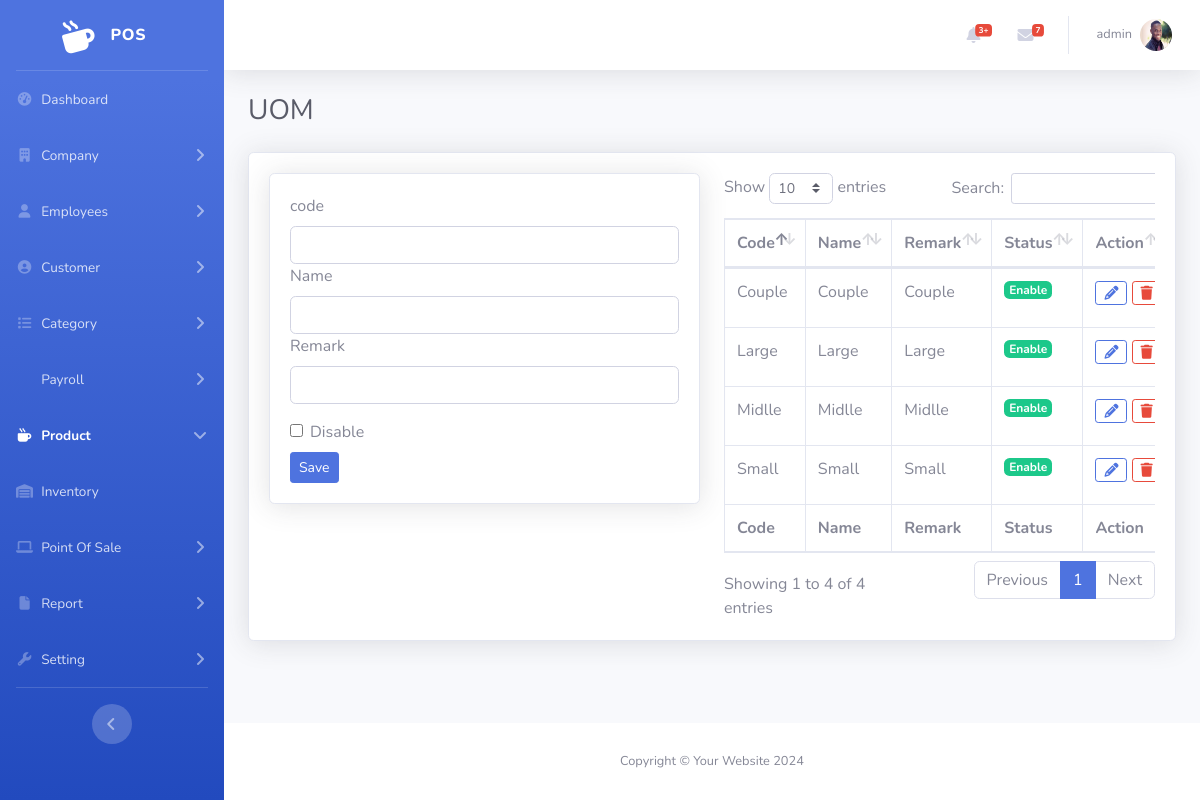
The page /admin/uom.php (signed in) on the database its author committed.
### tables this page shows
CREATE TABLE `user` (
  `Id` int(11) NOT NULL,
  `OutletId` int(11) DEFAULT NULL,
  `EmployeeId` int(11) DEFAULT NULL,
  `RoleId` int(11) DEFAULT NULL,
  `Username` varchar(120) NOT NULL,
  `Password` varchar(255) NOT NULL,
  `ActivedAt` datetime DEFAULT NULL,
  `Status` tinyint(1) DEFAULT 1,
  `CreateBy` int(11) DEFAULT NULL,
  `CreateAt` timestamp NOT NULL DEFAULT current_timestamp(),
  `UpdateAt` datetime DEFAULT NULL
);

CREATE TABLE `employee` (
  `Id` int(11) NOT NULL,
  `OutletId` int(11) DEFAULT NULL,
  `Firstname` varchar(120) NOT NULL,
  `Lastname` varchar(120) NOT NULL,
  `Gender` tinyint(1) NOT NULL,
  `Dob` datetime DEFAULT NULL,
  `Email` varchar(120) DEFAULT NULL,
  `Tel` varchar(18) NOT NULL,
  `Salary` decimal(6,2) DEFAULT 0.00,
  `Currency` int(11) DEFAULT 1,
  `Position` varchar(120) NOT NULL,
  `Image` varchar(255) DEFAULT NULL,
  `Status` tinyint(1) DEFAULT 1,
  `JoinAT` datetime DEFAULT NULL,
  `ResignAt` datetime DEFAULT NULL,
  `ReasonResign` text DEFAULT NULL,
  `CreateBy` int(11) DEFAULT NULL,
  `CreateAt` timestamp NOT NULL DEFAULT current_timestamp(),
  `UpdateAt` datetime DEFAULT NULL
);

CREATE TABLE `uom` (
  `Id` int(11) NOT NULL,
  `Code` varchar(120) NOT NULL,
  `Name` varchar(120) DEFAULT NULL,
  `Remark` varchar(255) DEFAULT NULL,
  `Status` tinyint(1) DEFAULT 1,
  `CreateAt` timestamp NOT NULL DEFAULT current_timestamp(),
  `UpdateAt` datetime DEFAULT NULL
);

### admin/uom.php (the view, shortened to what this page needs)
<?php
include('function_uom.php');
?>
<!DOCTYPE html>
<html lang="en">
<head>
    <link href="vendor/fontawesome-free/css/all.min.css" rel="stylesheet" type="text/css">
    <link rel="stylesheet" href="https://cdnjs.cloudflare.com/ajax/libs/font-awesome/6.5.2/css/all.min.css" />
    <link href="css/sb-admin-2.min.css" rel="stylesheet">
    <link href="vendor/datatables/dataTables.bootstrap4.min.css" rel="stylesheet">
</head>
<body id="page-top">
    <div id="wrapper">
        <?php include './include/sidebar.php' ?>
        <div id="content-wrapper" class="d-flex flex-column">
            <div id="content">
                <?php include './include/topbar.php' ?>
                <div class="container-fluid">
                    <div class="d-sm-flex align-items-center justify-content-between mb-4">
                        <h1 class="h3 mb-0 text-gray-800">UOM</h1>
                    </div>
                    <div class="card shadow mb-4">
                        <div class="card-body">
                            <div class="row">
                                <div class="col-6">
                                    <form method="post" enctype="multipart/form-data">
                                    <?php
                                    if (isset($_REQUEST['Id'])) {
                                        $uomId = $_REQUEST['Id'];
                                        update();
                                        $rowFrm = $conn->query("SELECT * FROM `uom` WHERE Id=$uomId")->fetch_assoc();
                                    } else {
                                        $rowFrm = array("Name" => "", "Code" => "", "Remark" => "",);
                                    }
                                    ?>
                                        <div class="card shadow mb-4">
                                            <div class="card-body">
                                                <label for="Code">code</label>
                                                <input type="text" class="form-control" name="txtcode" required value="<?php echo '' . $rowFrm['Code'] . '' ?>">
                                                <label for="Name">Name</label>
                                                <input type="text" class="form-control" name="txtname" value="<?php echo '' . $rowFrm['Name'] . '' ?>">
                                                <label for="Remark">Remark</label>
                                                <input type="text" class="form-control" name="txtremark" value="<?php echo '' . $rowFrm['Remark'] . '' ?>">
                                                <div class="form-check form-switch ms-4 mt-3">
                                                    <input class="form-check-input" type="checkbox" role="switch" id="status">
                                                    <label class="form-check-label mb-2" for="status">Disable</label>
                                                </div>
                                                <?php
                                                if (isset($_REQUEST['Id'])) {
                                                    echo '
                                                        <input type="submit" value="UPDATE" class="btn btn-success btn-sm" name="btnUpdate">
                                                        <a href="uom.php" class="btn btn-info btn-sm"> NEW </a>
                                                    ';
                                                } else {
                                                    echo '
                                                        <button type="submit" class="btn btn-primary btn-sm" name="btnAdd">Save</button>
                                                        ';
                                                }
                                                ?>
                                            </div>
                                        </div>
                                    </form>
                                </div>
                                <div class="col-6">
                                    <div class="table-responsive">
                                        <table class="table table-bordered" id="dataTable" width="100%" cellspacing="0">
                                            <thead>
                                                <tr>
                                                    <th>Code</th>
                                                    <th>Name</th>
                                                    <th>Remark</th>
                                                    <th>Status</th>
                                                    <th>Action</th>
                                                </tr>
                                            </thead>
                                            <tfoot>
                                                <tr>
                                                    <th>Code</th>
                                                    <th>Name</th>
                                                    <th>Remark</th>
                                                    <th>Status</th>
                                                    <th>Action</th>
                                                </tr>
                                            </tfoot>
                                            <tbody>
                                                <?php
                                                $sqlPro = "SELECT * FROM `uom`";
                                                $item = $conn->query($sqlPro);
                                                ?>
                                                <?php foreach ($item as $rowuom) :
                                                ?>
                                                    <tr>
                                                        <td><?= $rowuom['Code'] ?></td>
                                                        <td><?= $rowuom['Name'] ?></td>
                                                        <td><?= $rowuom['Remark'] ?></td>
                                                        <td>
                                                            <?php
                                                            if ($rowuom['Status'] == 1) {
                                                                echo '<p><a href="statusUOM.php?Id=' . $rowuom['Id'] . '&Status=0" class="badge badge-lg badge-success text-white">Enable</a></p>';
                                                            } else {
                                                                echo '<p><a href="statusUOM.php?Id=' . $rowuom['Id'] . '&Status=1" class="badge badge-secondary badge-lg text-white">Disable</a></p>';
                                                            }
                                                            ?>
                                                        </td>
                                                        <td>
                                                            <a href="uom.php?Id=<?= $rowuom['Id'] ?>" class="btn btn-outline-primary btn-sm "><i class="fa fa-pencil"></i></a>
                                                            <a href="uom.php?delId=<?= $rowuom['Id'] ?>" class="btn btn-outline-danger btn-sm"><i class="fas fa-trash"></i></a>
                                                        </td>
                                                    </tr>
                                                <?php endforeach ?>
                                            </tbody>
                                        </table>
                                    </div>
                                </div>
                            </div>
                        </div>
                    </div>
                </div>
            </div>
            <?php include './include/footer.php' ?>
        </div>
    </div>
</body>
</html>

### admin/include/topbar.php (shortened to what this page needs)
<?php
include('../admin/cn.php');
?>
<nav class="navbar navbar-expand navbar-light bg-white topbar mb-4 static-top shadow">
    <ul class="navbar-nav ml-auto">
        <li class="nav-item dropdown no-arrow mx-1">
            <a class="nav-link dropdown-toggle" href="#" id="alertsDropdown" role="button" data-toggle="dropdown" aria-haspopup="true" aria-expanded="false">
                <i class="fas fa-bell fa-fw"></i>
                <span class="badge badge-danger badge-counter">3+</span>
            </a>
        </li>
        <li class="nav-item dropdown no-arrow mx-1">
            <a class="nav-link dropdown-toggle" href="#" id="messagesDropdown" role="button" data-toggle="dropdown" aria-haspopup="true" aria-expanded="false">
                <i class="fas fa-envelope fa-fw"></i>
                <span class="badge badge-danger badge-counter">7</span>
            </a>
        </li>
        <?php
        $id = $_SESSION['session'];
        $sql = "SELECT * FROM `user` WHERE `Id` = '$id'";
        $rs = $conn->query($sql);
        $row = mysqli_fetch_assoc($rs);
        $Profile = $conn->query("SELECT * FROM `Employee` WHERE Id=" . $row['EmployeeId'])->fetch_assoc();
        ?>
        <li class="nav-item dropdown no-arrow">
            <a class="nav-link dropdown-toggle" href="#" id="userDropdown" role="button" data-toggle="dropdown" aria-haspopup="true" aria-expanded="false">
                <span class="mr-2 d-none d-lg-inline text-gray-600 small"><?php echo $row['Username'] ?></span>
                <img class="img-profile rounded-circle" src="../admin/ImageEmp/<?php echo $Profile['Image'] ?>" id="imgInp">
            </a>
        </li>
    </ul>
</nav>

### rows shown on the page
user: Username "admin"
employee: Image (picture)
uom: Code "Small", Name "Small", Remark "Small"
uom: Code "Midlle", Name "Midlle", Remark "Midlle"
uom: Code "Large", Name "Large", Remark "Large"
uom: Code "Couple", Name "Couple", Remark "Couple"
